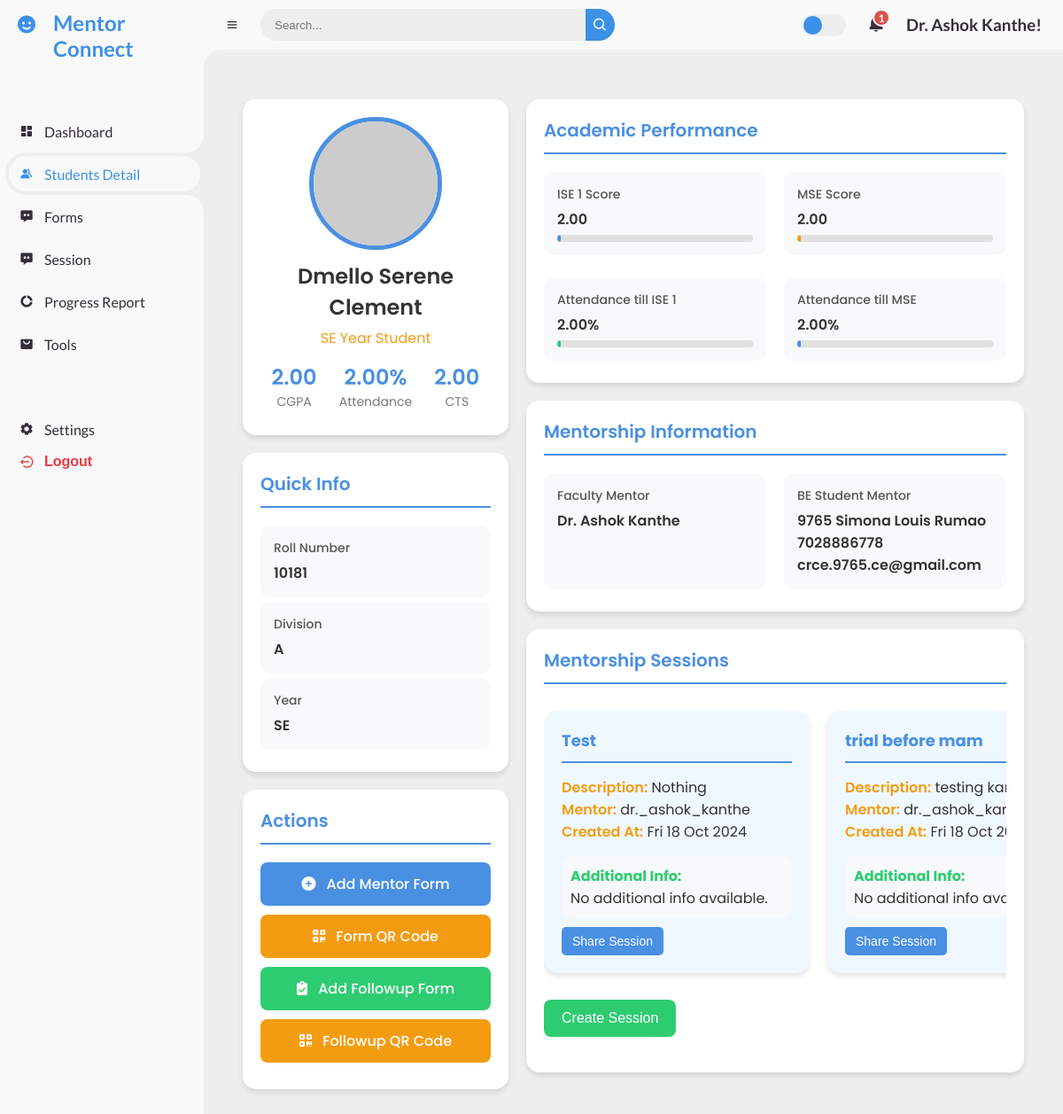
Before: /student_profile/152/ (signed in) with the older database file.
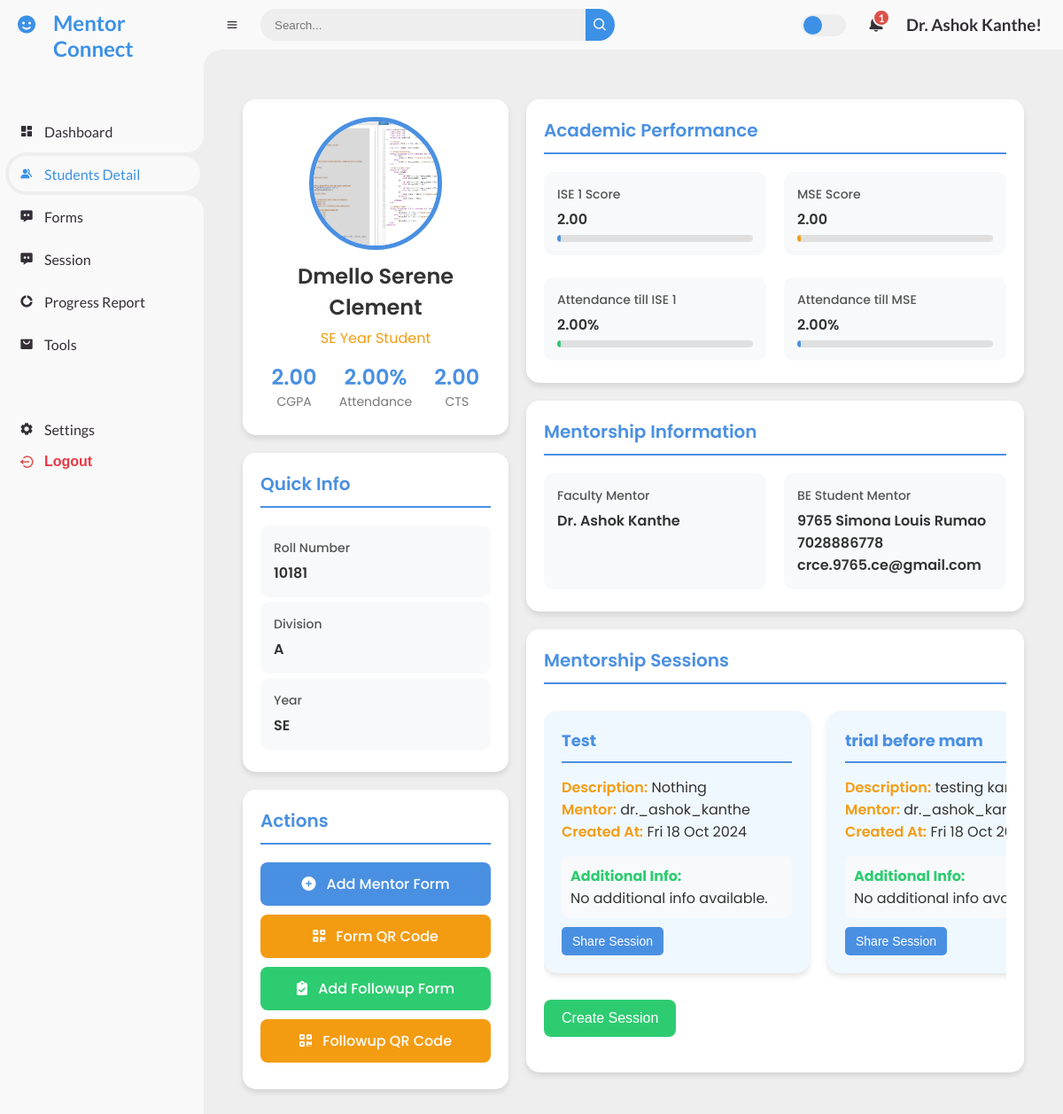
After: the same page with the newer database file.
### mentor/models.py (models this page shows, shortened)
class MentorshipData(models.Model):
    name = models.CharField(max_length=255)
    roll_number = models.CharField(max_length=50)
    division = models.CharField(max_length=10)
    faculty_mentor = models.CharField(max_length=255, null=True, blank=True)
    be_student_mentor = models.CharField(max_length=255, null=True, blank=True)
    year = models.CharField(max_length=10, blank=True)  # Year will be set based on sem
    sem = models.IntegerField(null=True)  # Semester field
    token = models.CharField(max_length=100, null=True, blank=True)
    token_created_at = models.DateTimeField(null=True, blank=True)
    batch = models.IntegerField(null=True, blank=True)  # New field for batch

class Student1(models.Model):
    mentorship_data = models.ForeignKey(MentorshipData, on_delete=models.CASCADE)
    atte_ise1 = models.DecimalField(max_digits=5, decimal_places=2, default=0.00)
    atte_mse = models.DecimalField(max_digits=5, decimal_places=2, default=0.00)
    attendance = models.DecimalField(max_digits=5, decimal_places=2, default=0.00)
    cts = models.DecimalField(max_digits=5, decimal_places=2, default=0.00)
    ise1 = models.DecimalField(max_digits=5, decimal_places=2, default=0.00)
    mse = models.DecimalField(max_digits=5, decimal_places=2, default=0.00)
    semcgpa = models.DecimalField(max_digits=5, decimal_places=2, default=0.00)
    profile_picture = models.ImageField(
        upload_to='profile_pictures/',
        blank=True,
        validators=[FileExtensionValidator(allowed_extensions=['jpg', 'jpeg', 'png'])]
    )

class Session(models.Model):
    student = models.ForeignKey('MentorshipData', on_delete=models.CASCADE)
    title = models.CharField(max_length=200)
    description = models.TextField()
    mentor = models.ForeignKey(User, on_delete=models.CASCADE, related_name="sessions")
    created_at = models.DateTimeField(auto_now_add=True)
    updated_at = models.DateTimeField(auto_now=True)
    additional_info = models.JSONField(default=dict)
    mentor_admins = models.ManyToManyField(MentorAdmin, related_name="shared_sessions", blank=True)
    objects = DynamicFieldsManager()
    def __init__(self, *args, **kwargs):
        super().__init__(*args, **kwargs)
        for key, value in self.additional_info.items():
            setattr(self, key, value)
    class Meta:
        indexes = [
            models.Index(fields=['mentor']),
            models.Index(fields=['created_at']),
        ]

### mentor/views.py (the view)
# urls.py: path('student_profile/<int:student_id>/', views.student_profile, name='student_profile'),
@login_required
def student_profile(request, student_id):
    student = get_object_or_404(MentorshipData, id=student_id)
    mentor = request.user
    sessions = Session.objects.filter(mentor=request.user, student=student)
    username = mentor.username
    readable_name = username.replace('_', ' ').title()
    students = MentorshipData.objects.filter(faculty_mentor=readable_name)
    student1 = Student1.objects.get(mentorship_data=student)
    available_mentor_admins = MentorAdmin.objects.all()
    context = {
        'sessions': sessions,
        'students': students,
        'student': student,
        'mentor': mentor,
        'student1': student1,
        'available_mentor_admins': available_mentor_admins,
    }
    return render(request, 'student_profile.html', context)

### templates/student_profile.html (shortened to what this page needs)
{% extends 'base.html' %}
{% block content %}
<link rel="stylesheet" href="https://cdnjs.cloudflare.com/ajax/libs/font-awesome/6.4.0/css/all.min.css">
<div class="profile-container desktop-profile">
    <div class="profile-sidebar">
        <div class="card profile-header">
            {% if student1.profile_picture %}
                <img src="{{ student1.profile_picture.url }}" alt="{{ student.name }}" class="profile-img">
            {% else %}
                <img src="https://via.placeholder.com/150" alt="{{ student.name }}" class="profile-img">
            {% endif %}
            <div>
                <h1 class="profile-name">{{ student.name }}</h1>
                <p class="profile-role">{{ student.year }} Year {{ student.branch }} Student</p>
            </div>
            <div class="profile-stats">
                <div class="stat-item">
                    <div class="stat-value">{{ student1.semcgpa }}</div>
                    <div class="stat-label">CGPA</div>
                </div>
                <div class="stat-item">
                    <div class="stat-value">{{ student1.attendance }}%</div>
                    <div class="stat-label">Attendance</div>
                </div>
                <div class="stat-item">
                    <div class="stat-value">{{ student1.cts }}</div>
                    <div class="stat-label">CTS</div>
                </div>
            </div>
        </div>
        <div class="card">
            <h2 class="section-title">Quick Info</h2>
            <div class="info-item">
                <p class="info-label">Roll Number</p>
                <p class="info-value">{{ student.roll_number }}</p>
            </div>
            <div class="info-item">
                <p class="info-label">Division</p>
                <p class="info-value">{{ student.division }}</p>
            </div>
            <div class="info-item">
                <p class="info-label">Year</p>
                <p class="info-value">{{ student.year }}</p>
            </div>
        </div>
        <div class="card">
            <h2 class="section-title">Actions</h2>
            <a href="{% url 'form_student' student.id mentor.id %}" class="action-btn btn-primary">
                <i class="fas fa-plus-circle"></i> Add Mentor Form
            </a>
            <a href="{% url 'generate_qr' student.id mentor.id %}" class="action-btn btn-secondary">
                <i class="fas fa-qrcode"></i> Form QR Code
            </a>
            <a href="{% url 'followup_form_student' student.id mentor.id %}" class="action-btn btn-accent">
                <i class="fas fa-clipboard-check"></i> Add Followup Form
            </a>
            <a href="{% url 'generate_qr_followup' student.id mentor.id %}" class="action-btn btn-secondary">
                <i class="fas fa-qrcode"></i> Followup QR Code
            </a>
        </div>
    </div>
    <div class="profile-main">
        <div class="card">
            <h2 class="section-title">Academic Performance</h2>
            <div class="info-group">
                <div class="info-item">
                    <p class="info-label">ISE 1 Score</p>
                    <p class="info-value">{{ student1.ise1 }}</p>
                    <div class="progress-bar">
                        <div class="progress" style="width: {{ student1.ise1 }}%; background-color: var(--primary-color);"></div>
                    </div>
                </div>
                <div class="info-item">
                    <p class="info-label">MSE Score</p>
                    <p class="info-value">{{ student1.mse }}</p>
                    <div class="progress-bar">
                        <div class="progress" style="width: {{ student1.mse }}%; background-color: var(--secondary-color);"></div>
                    </div>
                </div>
                <div class="info-item">
                    <p class="info-label">Attendance till ISE 1</p>
                    <p class="info-value">{{ student1.atte_ise1 }}%</p>
                    <div class="progress-bar">
                        <div class="progress" style="width: {{ student1.atte_ise1 }}%; background-color: var(--accent-color);"></div>
                    </div>
                </div>
                <div class="info-item">
                    <p class="info-label">Attendance till MSE</p>
                    <p class="info-value">{{ student1.atte_mse }}%</p>
                    <div class="progress-bar">
                        <div class="progress" style="width: {{ student1.atte_mse }}%; background-color: var(--primary-color);"></div>
                    </div>
                </div>
            </div>
        </div>
        <div class="card">
            <h2 class="section-title">Mentorship Information</h2>
            <div class="info-group">
                <div class="info-item">
                    <p class="info-label">Faculty Mentor</p>
                    <p class="info-value">{{ student.faculty_mentor }}</p>
                </div>
                <div class="info-item">
                    <p class="info-label">BE Student Mentor</p>
                    <p class="info-value">{{ student.be_student_mentor }}</p>
                </div>
            </div>
        </div>
        <div class="card">
            <h2 class="section-title">Mentorship Sessions</h2>
            <div class="session-container">
                {% for session in sessions|dictsortreversed:"created_at" %}
                    <div class="session-card">
                        <h3>{{ session.title }}</h3>
                        <div class="session-info">
                            <p><strong>Description:</strong> {{ session.description }}</p>
                            <p><strong>Mentor:</strong> {{ session.mentor.username }}</p>
                            <p><strong>Created At:</strong> {{ session.created_at|date:"D d M Y" }}</p>
                        </div>
                        <div class="additional-info">
                            <strong>Additional Info:</strong>
                            {% if session.additional_info %}
                                {% for key, value in session.additional_info.items %}
                                    <p><strong>{{ key }}:</strong> {{ value }}</p>
                                {% endfor %}
                            {% else %}
                                <p>No additional info available.</p>
                            {% endif %}
                        </div>
                        <button class="share-session-btn" onclick="openModal('{{ session.id }}', '{{ session.title }}')">Share Session</button>
                    </div>
                {% empty %}
                    <div class="no-sessions">No sessions available.</div>
                {% endfor %}
            </div>
            <button id="create-session-btn">Create Session</button>
        </div>
    </div>
</div>
{% endblock %}

### templates/base.html (shortened to what this page needs)
{% load static %}
{% load username_filters %}
<!DOCTYPE html>
<html lang="en">
<head>
    <link rel="stylesheet" href="{% static 'CSS/mentor_dashboard.css' %}">
    <link href='https://unpkg.com/boxicons@2.0.9/css/boxicons.min.css' rel='stylesheet'>
</head>
<body class="{% block body_class %}{% endblock %}">
<section id="sidebar">
    <a href="#" class="brand">
        <i class='bx bxs-smile'></i>
        <span class="text">Mentor Connect</span>
    </a>
    <ul class="side-menu top">
        <li class="{% if request.path == '/dashboard/' %}active{% endif %}">
            <a href="/dashboard/">
                <i class='bx bxs-dashboard'></i>
                <span class="text">Dashboard</span>
            </a>
        </li>
        <li class="{% if '/student_detail/' in request.path or '/generate_qr_followup/' in request.path or '/followup_form/' in request.path or '/generate_qr/' in request.path or '/form/' in request.path or '/student_profile/' in request.path %}active{% endif %}">
            <a href="/student_detail/">
                <i class='bx bxs-group'></i>
                <span class="text">Students Detail</span>
            </a>
        </li>
        <li class="{% if request.path == '/form_dashboard/' %}active{% endif %}">
            <a href="/form_dashboard/">
                <i class='bx bxs-message-dots'></i>
                <span class="text">Forms</span>
            </a>
        </li>
        <li class="{% if request.path == '/sessions/' %}active{% endif %}">
            <a href="/sessions/">
                <i class='bx bxs-message-dots'></i>
                <span class="text">Session</span>
            </a>
        </li>
        <li class="{% if '/progress_report/' in request.path or  '/remaining-forms/' in request.path or  '/main-forms-to-observe/' in request.path %}active{% endif %}">
            <a href="/progress_report/">
                <i class='bx bxs-doughnut-chart'></i>
                <span class="text">Progress Report</span>
            </a>
        </li>
        <li class="{% if request.path == '/tools/' %}active{% endif %}">
            <a href="/tools/">
                <i class='bx bxs-shopping-bag-alt'></i>
                <span class="text">Tools</span>
            </a>
        </li>
    </ul>
    <ul class="side-menu">
        <li class="{% if request.path == '/settings/' %}active{% endif %}">
            <a href="/settings/">
                <i class='bx bxs-cog'></i>
                <span class="text">Settings</span>
            </a>
        </li>
        <li>
            <form method="post" action="{% url 'logout' %}" style="display: inline;">
                <button type="submit" class="logout" style="background: none; border: none; color: inherit; cursor: pointer;">
                    <i class='bx bx-log-out-circle'></i>
                    <span class="text">Logout</span>
                </button>
            </form>
        </li>
    </ul>
</section>
    <section id="content">
        <nav >
            <i class='bx bx-menu'></i>
            <form action="#">
                <div class="form-input">
                    <input type="search" placeholder="Search...">
                    <button type="submit" class="search-btn"><i class='bx bx-search'></i></button>
                </div>
            </form>
            <label for="switch-mode" class="switch-mode"></label>
            <a href="#" class="notification">
                <span class="num">1</span>
            </a>
            <a href="#" class="profile">
                <h1>{{ user.username|readable_username }}!</h1>
            </a>
        </nav>
        <main>
            {% block content %}
            {% endblock %}
        </main>
</body>
</html>

Changed rows visible on the page:
changed Student1: profile_picture: picture added
